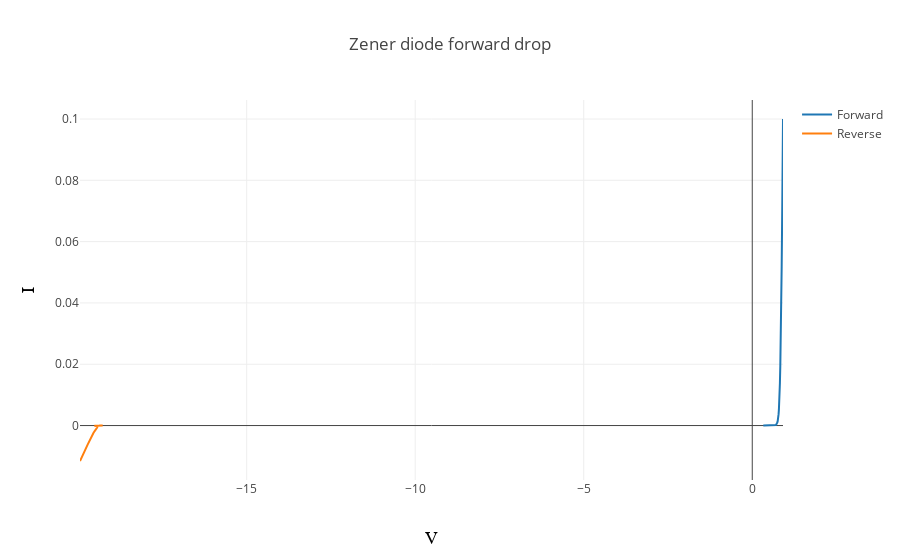

The notebook cell saved with this chart:
### Code cell
diode=m.meas_diode()
rev=m.meas_diode_rev()

tracerev =  go.Scatter(x=np.array(rev['V_A']), y=np.array(rev['I_A']), name='Reverse')
tracefwd = go.Scatter(x=np.array(diode['V_A']), y=np.array(diode['I_A']), name="Forward")

data=[ tracefwd, tracerev ]
#data= [tracerev]
layout = go.Layout(
    title='Zener diode forward drop',
    xaxis=dict(
        title='V',
        titlefont=dict(
            family='Courier New, monospace',
            size=18,
            color='#000000'
        )
    ),
    yaxis=dict(
        title='I',
        #type='log',
        titlefont=dict(
            family='Courier New, monospace',
            size=18,
            color='#000000'
        )
    )
)


iplot({ 'data': data, "layout": layout })
